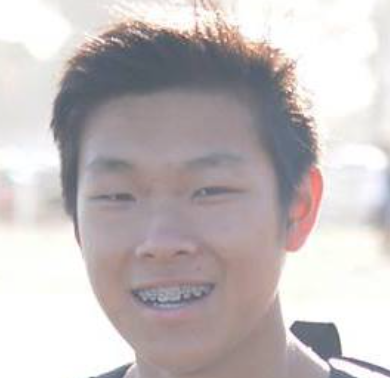
#> input picture Exp7/AllPictures/Gilbert_0.png, 390 x 378 px, given as the content of the folder AllPictures/Gilbert_0.png, which was not available
$ python -i class.py   (imports and definitions only)
#> lines starting #> are read from the running program, lines starting #| are printed output that depends on the picture
import numpy as np
import os
from sklearn.decomposition import PCA
import cv2

# function: extract the img feature with a input of image directory
# input: the image path of all the image, string
# output: a list with the narray with shape of (long, width), list
class PCA_IMG:
    OriginalImg = []
    Reshaped = []
    ImgArray = []
    ImgName = []
    Label = []
    Name = {'Gilbert':0, 'Janet':1, 'Luke':2}
    pca = PCA(n_components=50)
    # function: initial the attribute and obtain the path and name
    # input: imgpath
    # output: initial self.ImgName
    def __init__(self, imgpath):
#> called with imgpath = 'AllPictures/Gilbert_0.png'
        self.ImgName = os.listdir(imgpath)
        for i in range(0, len(self.ImgName)):
            self.ImgName[i] = imgpath+'/'+self.ImgName[i]
        self.ReadImg()
        self.GetLabel()
        self.Extract()

    # function: read the img with gray type
    # input: none, get the img path from self.ImgName
    # output: initial self.OriginalImg, list
    def ReadImg(self):
        for i in range(0, len(self.ImgName)):
            img = cv2.imread(self.ImgName[i], 0)
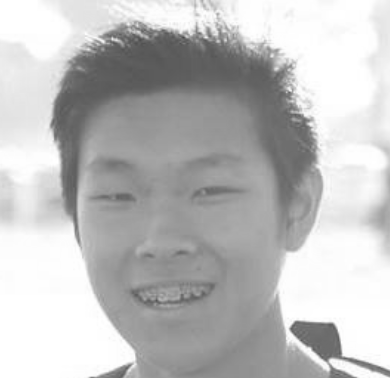
#> img: shape (378, 390); min 72, max 255, mean 190.3
            self.OriginalImg.append(img)

    # function: reshaped the image
    # input: none
    # output: initial self.Reshaped
    def function(self):
        for i in range(0, len(self.OriginalImg)):
            self.Reshaped.append(cv2.resize(self.OriginalImg[i], (150, 150)))

    # function: return the class accroding to the name of the img
    # ninput: name, string
    # output: return the class, 0 or 1 or 2
    def Classes(self, name):
        return self.Name[name]

    # funcion: get the label from the train data
    # input: none
    # output: initial self.Label
    def GetLabel(self):
        for i in range(0, len(self.ImgName)):
            name = self.ImgName[i].split('/')[-1].split('_')[0]
            self.Label.append(self.Classes(name))

    # function: extract the feature of evey img
    # input: none, get form self.OriginalImg
    # output: initial self.ImgArray
    def Extract(self):
        for i in range(0, len(self.Reshaped)):
            self.ImgArray.append(self.pca.fit_transform(self.Reshaped[i]))
            # print(self.ImgArray[i].shape)

>>> result = PCA_IMG('AllPictures/Gilbert_0.png').GetLabel()

$ run again, on Exp7/AllPictures/Gilbert_1.png
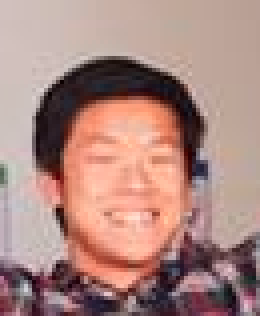
#> input picture Exp7/AllPictures/Gilbert_1.png, 65 x 79 px, given as the content of the folder AllPictures/Gilbert_1.png, which was not available (shown 4 times larger)
#> in ReadImg, `img = cv2.imread(self.ImgName[i], 0)`:
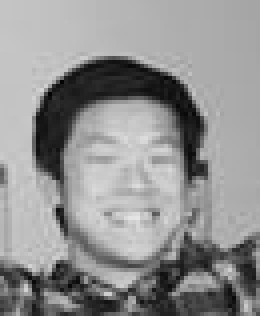
#> img: shape (79, 65) (shown 4 times larger); min 2, max 229, mean 145.3

$ run again, on Exp7/AllPictures/Gilbert_10.png
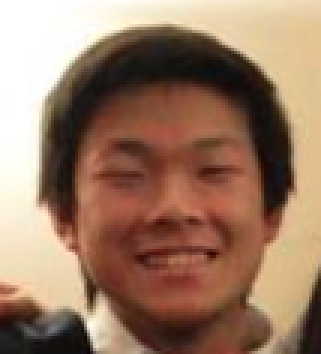
#> input picture Exp7/AllPictures/Gilbert_10.png, 107 x 118 px, given as the content of the folder AllPictures/Gilbert_10.png, which was not available (shown 3 times larger)
#> in ReadImg, `img = cv2.imread(self.ImgName[i], 0)`:
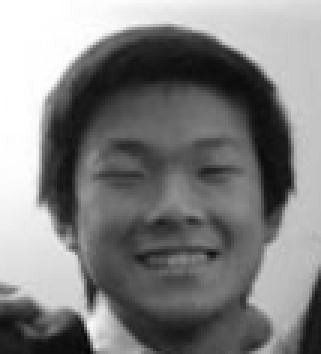
#> img: shape (118, 107) (shown 3 times larger); min 5, max 255, mean 128.1

$ run again, on Exp7/AllPictures/Gilbert_11.png
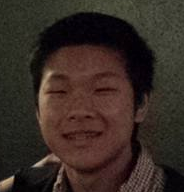
#> input picture Exp7/AllPictures/Gilbert_11.png, 184 x 192 px, given as the content of the folder AllPictures/Gilbert_11.png, which was not available
#> in ReadImg, `img = cv2.imread(self.ImgName[i], 0)`:
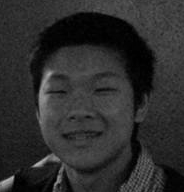
#> img: shape (192, 184); min 0, max 181, mean 44.8
